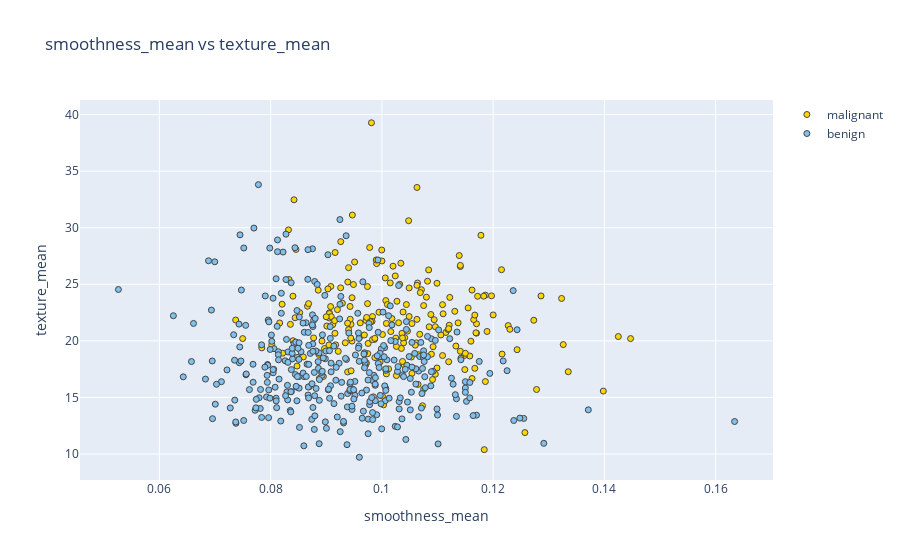
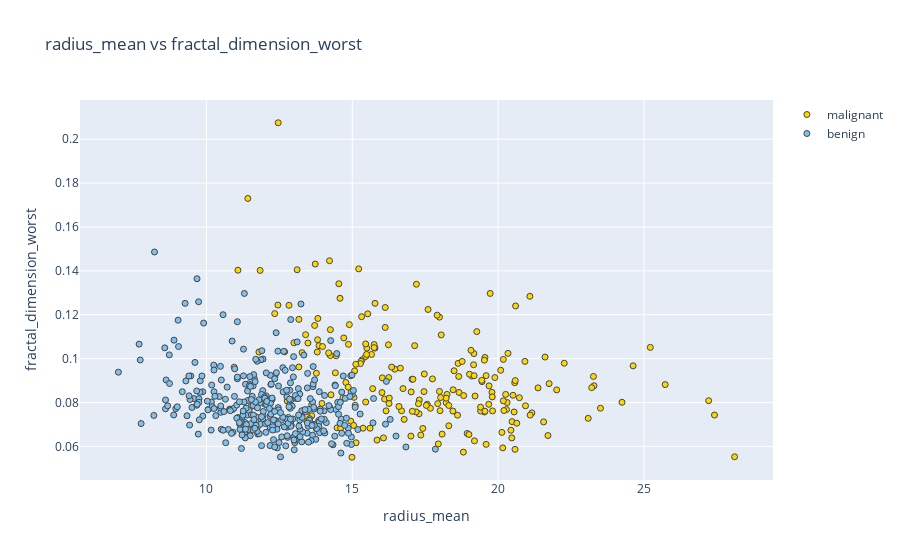
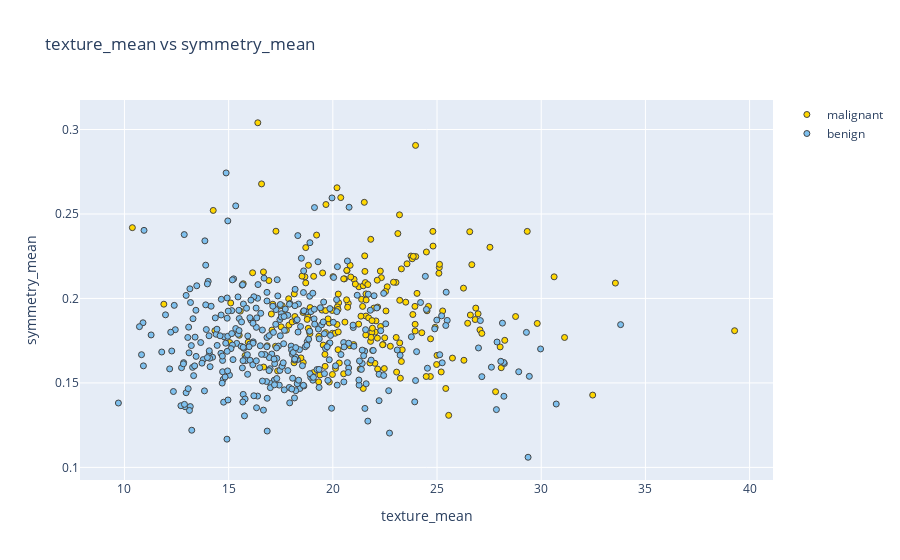
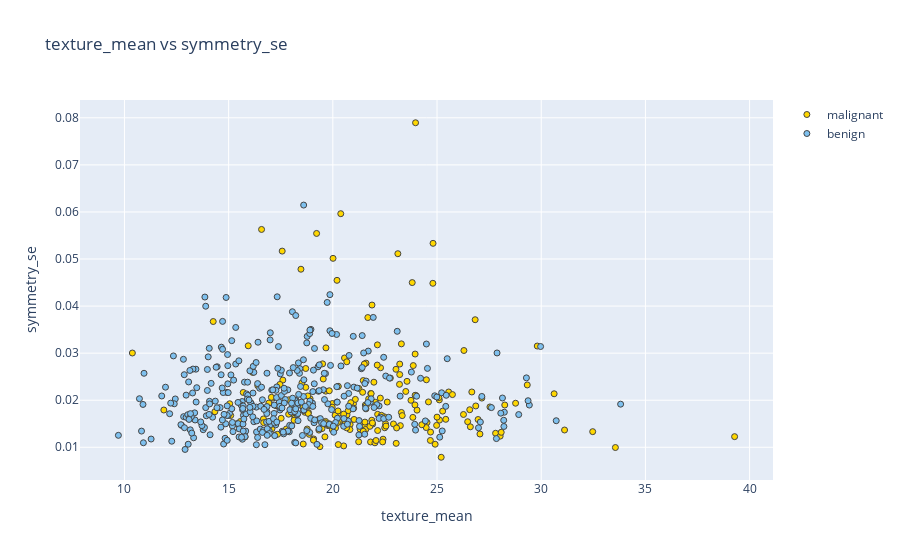

Here is the notebook cell these charts were saved with, in order:
### Markdown cell above
### Uncorrelated Features

### Code cell
plot_feat1_feat2('smoothness_mean','texture_mean')
plot_feat1_feat2('radius_mean','fractal_dimension_worst')
plot_feat1_feat2('texture_mean','symmetry_mean')
plot_feat1_feat2('texture_mean','symmetry_se')

### Figure 1 — Plotly figure (JSON) as saved in the notebook; plotly's stock layout.template omitted (floating-point values rounded to 4 significant figures; data arrays with more than 128 entries replaced by an {"elided": "..."} marker saying what was removed)
{"data": [{"marker": {"color": "#FFD700", "line": {"width": 1}}, "mode": "markers", "name": "malignant", "type": "scatter", "x": {"elided": "212 float values"}, "y": {"elided": "212 float values"}}, {"marker": {"color": "#7EC0EE", "line": {"width": 1}}, "mode": "markers", "name": "benign", "type": "scatter", "x": {"elided": "357 float values"}, "y": {"elided": "357 float values"}}], "layout": {"title": {"text": "smoothness_mean vs texture_mean"}, "xaxis": {"title": {"text": "smoothness_mean"}, "zeroline": false}, "yaxis": {"title": {"text": "texture_mean"}, "zeroline": false}}}

### Figure 2 — Plotly figure (JSON) as saved in the notebook; plotly's stock layout.template omitted (floating-point values rounded to 4 significant figures; data arrays with more than 128 entries replaced by an {"elided": "..."} marker saying what was removed)
{"data": [{"marker": {"color": "#FFD700", "line": {"width": 1}}, "mode": "markers", "name": "malignant", "type": "scatter", "x": {"elided": "212 float values"}, "y": {"elided": "212 float values"}}, {"marker": {"color": "#7EC0EE", "line": {"width": 1}}, "mode": "markers", "name": "benign", "type": "scatter", "x": {"elided": "357 float values"}, "y": {"elided": "357 float values"}}], "layout": {"title": {"text": "radius_mean vs fractal_dimension_worst"}, "xaxis": {"title": {"text": "radius_mean"}, "zeroline": false}, "yaxis": {"title": {"text": "fractal_dimension_worst"}, "zeroline": false}}}

### Figure 3 — Plotly figure (JSON) as saved in the notebook; plotly's stock layout.template omitted (floating-point values rounded to 4 significant figures; data arrays with more than 128 entries replaced by an {"elided": "..."} marker saying what was removed)
{"data": [{"marker": {"color": "#FFD700", "line": {"width": 1}}, "mode": "markers", "name": "malignant", "type": "scatter", "x": {"elided": "212 float values"}, "y": {"elided": "212 float values"}}, {"marker": {"color": "#7EC0EE", "line": {"width": 1}}, "mode": "markers", "name": "benign", "type": "scatter", "x": {"elided": "357 float values"}, "y": {"elided": "357 float values"}}], "layout": {"title": {"text": "texture_mean vs symmetry_mean"}, "xaxis": {"title": {"text": "texture_mean"}, "zeroline": false}, "yaxis": {"title": {"text": "symmetry_mean"}, "zeroline": false}}}

### Figure 4 — Plotly figure (JSON) as saved in the notebook; plotly's stock layout.template omitted (floating-point values rounded to 4 significant figures; data arrays with more than 128 entries replaced by an {"elided": "..."} marker saying what was removed)
{"data": [{"marker": {"color": "#FFD700", "line": {"width": 1}}, "mode": "markers", "name": "malignant", "type": "scatter", "x": {"elided": "212 float values"}, "y": {"elided": "212 float values"}}, {"marker": {"color": "#7EC0EE", "line": {"width": 1}}, "mode": "markers", "name": "benign", "type": "scatter", "x": {"elided": "357 float values"}, "y": {"elided": "357 float values"}}], "layout": {"title": {"text": "texture_mean vs symmetry_se"}, "xaxis": {"title": {"text": "texture_mean"}, "zeroline": false}, "yaxis": {"title": {"text": "symmetry_se"}, "zeroline": false}}}
